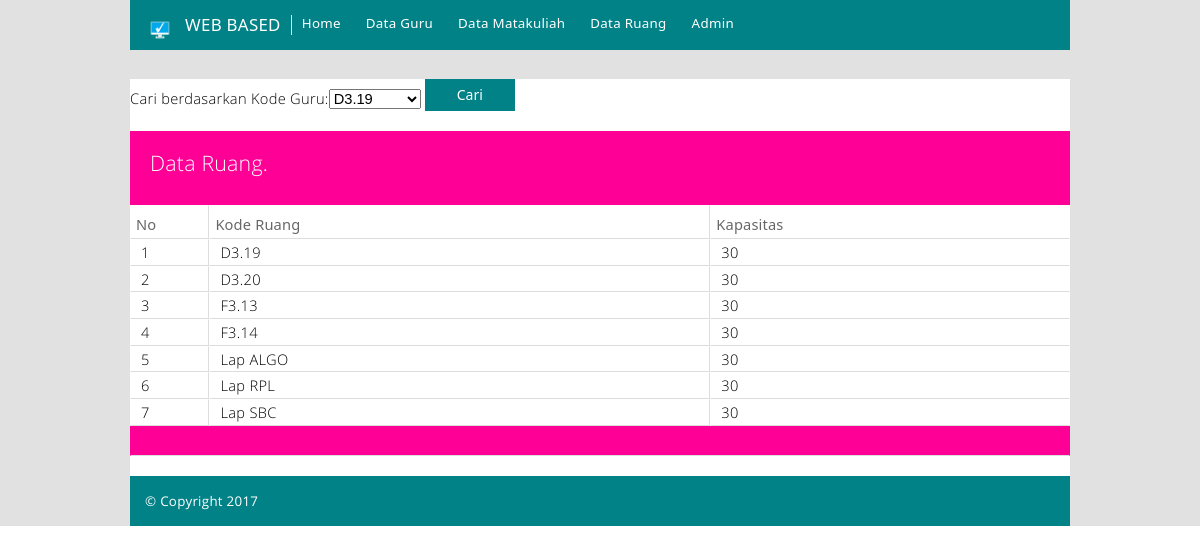
Page /V_Ruang.php on the committed database.
### tables this page shows
CREATE TABLE `ruang` (
  `kd_ruang` char(10) NOT NULL,
  `kapasitas` int(10) default NULL,
  PRIMARY KEY  (`kd_ruang`)
);

### V_Ruang.php (the view, shortened to what this page needs)
<!DOCTYPE html>
<html xmlns="#">
<head>
<link href="modern-responsive.css" rel="stylesheet">
    <link href="modern-responsive.css" rel="stylesheet">
		<link type="text/css" href="css/jquery-ui.css" rel="stylesheet" />
    <link href="css/modern.css" rel="stylesheet">
    <link href="css/modern-responsive.css" rel="stylesheet">
    <link href="css/site.css" rel="stylesheet" type="text/css">
    <link href="js/google-code-prettify/prettify.css" rel="stylesheet" type="text/css">
</head>
<body class="metrouicss" onload="prettyPrint()">
<?php include("navigation.php")?>
<p>&nbsp;
</p>
<p>
<div class="page">
<form name="in_matkul" action="/ms/V_Ruang.php" method="POST">
Cari berdasarkan Kode Guru:<select name ="cruang"><?php
  					 $query = "SELECT * FROM ruang";
   					$hasil = mysql_query($query);
   					while ($ruang = mysql_fetch_array($hasil))
   {
      	echo "<option value='".$ruang['kd_ruang']."'>".$ruang['kd_ruang']."</option>";
   				}
					?></select>
                   <input type="submit" value="Cari" />
</p>
<div class="bg-color-magenta fg-color-white padding20">
  <h3 class="fg-color-white">Data Ruang.</h3>
                    </div>
                   <table width="1207" height="98">
                    <thead>
                      <tr class="info">
                        <th width="68">No</th>
                        <th width="429" class="center">Kode Ruang</th>
                        <th width="308" class="center">Kapasitas</th>
                      </tr>
                    </thead>
                    <tbody>
  <?php
    $query = mysql_query ("SELECT * FROM ruang ORDER BY kd_ruang");
    $no  = 1;
    while($data = mysql_fetch_array($query)){
		$kode = $data['kd_ruang'];
    ?>
     <tr>
            <td><?php echo $no; ?></td>
            <td><?php echo $kode ?></td>
            <td><?php echo $data['kapasitas'] ?></td>
       <?PHP
$no++;
}
?>
                     <tr bgcolor="#B91D47" class="bg-color-magenta">
                        <td height="30" colspan="4"></td>
                      </tr>
                    </tbody>
                </table>
    <div class="page">
        <div class="nav-bar">
            <div class="nav-bar-inner padding10">
                <span class="element">
                    &copy Copyright 2017
                </span>
            </div>
        </div>
</div>
</body>
</html>

### navigation.php (shortened to what this page needs)
<div class="page">
<div class="nav-bar">
    <div class="nav-bar-inner padding10">
        <a href="/ms"><span class="element brand">
            <img class="place-left" src="images/logo32.png" style="height: 30px"/>
            WEB BASED<small><?php= include("version.phtml")?></small>
        </span></a>
        <ul class="menu">
            <li><a href="/MS/">Home</a></li>
            <li><a href="/ms/V_Dosen.php">Data Guru</a></li>
            <li><a href="/ms/V_Matakuliah.php">Data Matakuliah</a></li>
            <li><a href="/ms/V_Ruang.php">Data Ruang</a></li>
            <li><a href="./admin">Admin</a></li>
        </ul>
    </div>
</div>
</div>

### admin/css/modern-responsive.css (style rules this page uses)
.fg-color-white { color: #ffffff !important; }
.bg-color-magenta { background-color: #ff0097 !important; }
@media (min-width: 980px) { .metrouicss .nav-bar .nav-bar-inner > ul.menu { display: block !important; } }
.place-left { float: left !important; margin-right: 10px; }
.padding10 { padding: 10px; }
.padding20 { padding: 20px; }

### css/modern-responsive.css (style rules this page uses)
.fg-color-white { color: #ffffff !important; }
.bg-color-magenta { background-color: #ff0097 !important; }
@media (min-width: 980px) { .metrouicss .nav-bar .nav-bar-inner > ul.menu { display: block !important; } }
.place-left { float: left !important; margin-right: 10px; }
.padding10 { padding: 10px; }
.padding20 { padding: 20px; }

### css/site.css (style rules this page uses)
body { background-color: #e1e1e1; }
.metrouicss .page { width: 940px ; margin: auto; background-color: #fff; }

### V_Ruang.php (style rules this page uses)
body { font-family:"Segoe UI", Helvetica, Verdana;font-size: 11px; margin: 50px; }

### rows in the picture
ruang: kd_ruang "D3.19", kapasitas "30"
ruang: kd_ruang "D3.20", kapasitas "30"
ruang: kd_ruang "F3.13", kapasitas "30"
ruang: kd_ruang "F3.14", kapasitas "30"
ruang: kd_ruang "Lap ALGO", kapasitas "30"
ruang: kd_ruang "Lap RPL", kapasitas "30"
ruang: kd_ruang "Lap SBC", kapasitas "30"

### other values in the picture
form field cruang "D3.19"
